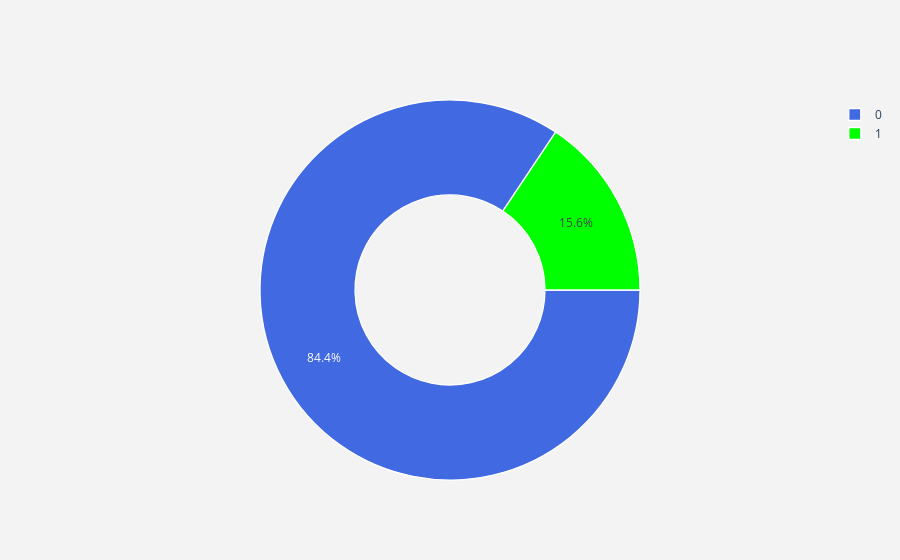

Write notebook code for a chart like this one.
### Markdown cell above
* все данные находятся в форматах, подходящих для дальнейшей работы

Графическое отображение несбалансированности классов:

### Code cell
#labels
lab = data["Revenue"].value_counts().keys().tolist()
#values
val = data["Revenue"].value_counts().values.tolist()

trace = go.Pie(labels = lab ,
               values = val ,
               marker = dict(colors =  [ 'royalblue' ,'lime'],
                             line = dict(color = "white",
                                         width =  1.3)
                            ),
               rotation = 90,
               hoverinfo = "label+value+text",
               hole = .5
              )
layout = go.Layout(dict(
                        plot_bgcolor  = "rgb(243,243,243)",
                        paper_bgcolor = "rgb(243,243,243)",
                       )
                  )

data1 = [trace]
fig = go.Figure(data = data1,layout = layout)
py.iplot(fig)

### Figure 1 — Plotly figure (JSON) as saved in the notebook; plotly's stock layout.template omitted (floating-point values rounded to 4 significant figures)
{"data": [{"hole": 0.5, "hoverinfo": "label+value+text", "labels": [0, 1], "marker": {"colors": ["royalblue", "lime"], "line": {"color": "white", "width": 1.3}}, "rotation": 90, "type": "pie", "values": [6921, 1281]}], "layout": {"paper_bgcolor": "rgb(243,243,243)", "plot_bgcolor": "rgb(243,243,243)"}}
